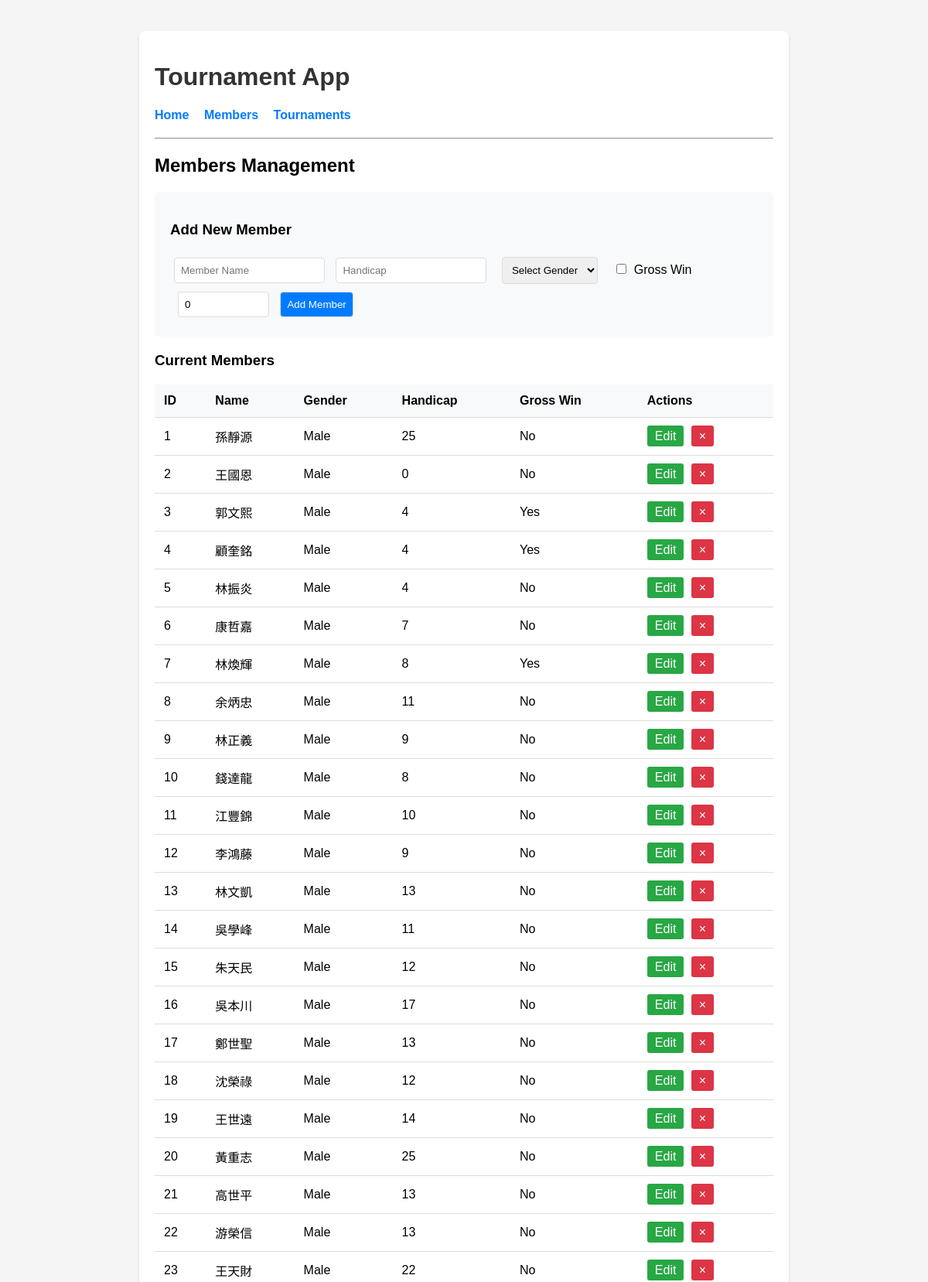
/members (upper part), run on the app's committed database.
### tables this page shows
CREATE TABLE members (
            id INTEGER PRIMARY KEY AUTOINCREMENT,
            name TEXT NOT NULL,
            handicap REAL NOT NULL,
            gross_win BOOLEAN DEFAULT 0
        , gender TEXT CHECK(gender IN ('Male', 'Female')) DEFAULT 'Male', tournaments_played INTEGER DEFAULT 0, points INTEGER DEFAULT 0);

### app.py (the view, shortened to what this page needs)
@app.route('/members', methods=['GET', 'POST'])
def members():
    conn = get_db_connection()
    members = conn.execute('SELECT * FROM members ORDER BY id').fetchall()
    conn.close()
    return render_template('members.html', members=members)

### app.py (called while the page is built)
def get_db_connection():
    conn = sqlite3.connect(DATABASE)
    conn.row_factory = sqlite3.Row
    return conn

### templates/members.html (shortened to what this page needs)
{% extends 'base.html' %}
{% block content %}
    <h2>Members Management</h2>
    <form method="post">
        <h3>Add New Member</h3>
        <div>
            <input type="text" name="name" placeholder="Member Name" required>
            <input type="number" step="1" name="handicap" placeholder="Handicap" required>
            <select name="gender" required style="margin-left: 10px;">
                <option value="">Select Gender</option>
            </select>
            <label style="margin-left: 10px;">
                <input type="checkbox" name="gross_win"> Gross Win
            </label>
            <input type="number" name="points" placeholder="Points" min="0" value="0" style="margin-left: 10px; width: 100px;">
            <button type="submit">Add Member</button>
        </div>
    </form>
    <h3>Current Members</h3>
    {% if members %}
        <table>
            <thead>
                <tr>
                    <th>ID</th>
                    <th>Name</th>
                    <th>Gender</th>
                    <th>Handicap</th>
                    <th>Gross Win</th>
                    <th>Actions</th>
                </tr>
            </thead>
            <tbody>
                {% for member in members %}
                <tr>
                    <td>{{ member.id }}</td>
                    <td>{{ member.name }}</td>
                    <td>{{ member.gender or 'Male' }}</td>
                    <td>{{ member.handicap|int }}</td>
                    <td>{{ "Yes" if member.gross_win else "No" }}</td>
                    <td>
                        <a href="/edit_member/{{ member.id }}" style="background-color: #28a745; color: white; padding: 5px 10px; text-decoration: none; border-radius: 3px; margin-right: 5px;">Edit</a>
                        <a href="/delete_member/{{ member.id }}" style="background-color: #dc3545; color: white; padding: 5px 10px; text-decoration: none; border-radius: 3px; border: none; outline: none; box-shadow: none; cursor: pointer;" title="Delete" onclick="return confirm('Are you sure you want to delete this member? This will also delete all their tournament scores.');">×</a>
                    </td>
                </tr>
                {% endfor %}
            </tbody>
        </table>
    {% else %}
        <p>No members found. Add some members using the form above.</p>
    {% endif %}
{% endblock %}

### templates/base.html (style rules this page uses)
body { font-family: Arial, sans-serif; margin: 40px; background-color: #f5f5f5; }
form { background-color: #f8f9fa; padding: 20px; border-radius: 5px; margin-bottom: 20px; }
input, select, button { margin: 5px; padding: 8px; border: 1px solid #ddd; border-radius: 4px; }
button { background-color: #007bff; color: white; cursor: pointer; }
table { width: 100%; border-collapse: collapse; margin-top: 20px; }
th, td { padding: 12px; text-align: left; border-bottom: 1px solid #ddd; }
th { background-color: #f8f9fa; font-weight: bold; }

### data on the page
members: id "1", name "孫靜源", gender "Male", handicap "25", gross_win "No"
members: id "2", name "王國恩", gender "Male", handicap "0", gross_win "No"
members: id "3", name "郭文熙", gender "Male", handicap "4", gross_win "Yes"
members: id "4", name "顧奎銘", gender "Male", handicap "4", gross_win "Yes"
members: id "5", name "林振炎", gender "Male", handicap "4", gross_win "No"
members: id "6", name "康哲嘉", gender "Male", handicap "7", gross_win "No"
members: id "7", name "林煥輝", gender "Male", handicap "8", gross_win "Yes"
members: id "8", name "余炳忠", gender "Male", handicap "11", gross_win "No"
members: id "9", name "林正義", gender "Male", handicap "9", gross_win "No"
members: id "10", name "錢達龍", gender "Male", handicap "8", gross_win "No"
members: id "11", name "江豐錦", gender "Male", handicap "10", gross_win "No"
members: id "12", name "李鴻藤", gender "Male", handicap "9", gross_win "No"
members: id "13", name "林文凱", gender "Male", handicap "13", gross_win "No"
members: id "14", name "吳學峰", gender "Male", handicap "11", gross_win "No"
members: id "15", name "朱天民", gender "Male", handicap "12", gross_win "No"
members: id "16", name "吳本川", gender "Male", handicap "17", gross_win "No"
members: id "17", name "鄭世聖", gender "Male", handicap "13", gross_win "No"
members: id "18", name "沈榮祿", gender "Male", handicap "12", gross_win "No"
members: id "19", name "王世遠", gender "Male", handicap "14", gross_win "No"
members: id "20", name "黃重志", gender "Male", handicap "25", gross_win "No"
members: id "21", name "高世平", gender "Male", handicap "13", gross_win "No"
members: id "22", name "游榮信", gender "Male", handicap "13", gross_win "No"
members: id "23", name "王天財", gender "Male", handicap "22", gross_win "No"
